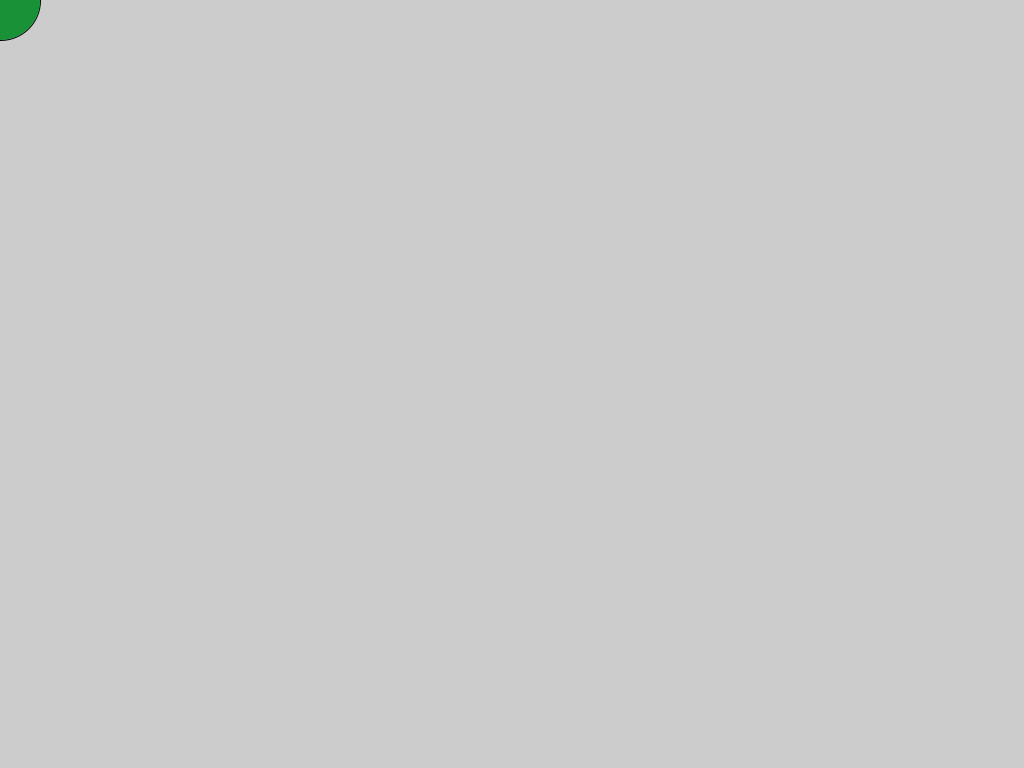
Frame 1 (no input)
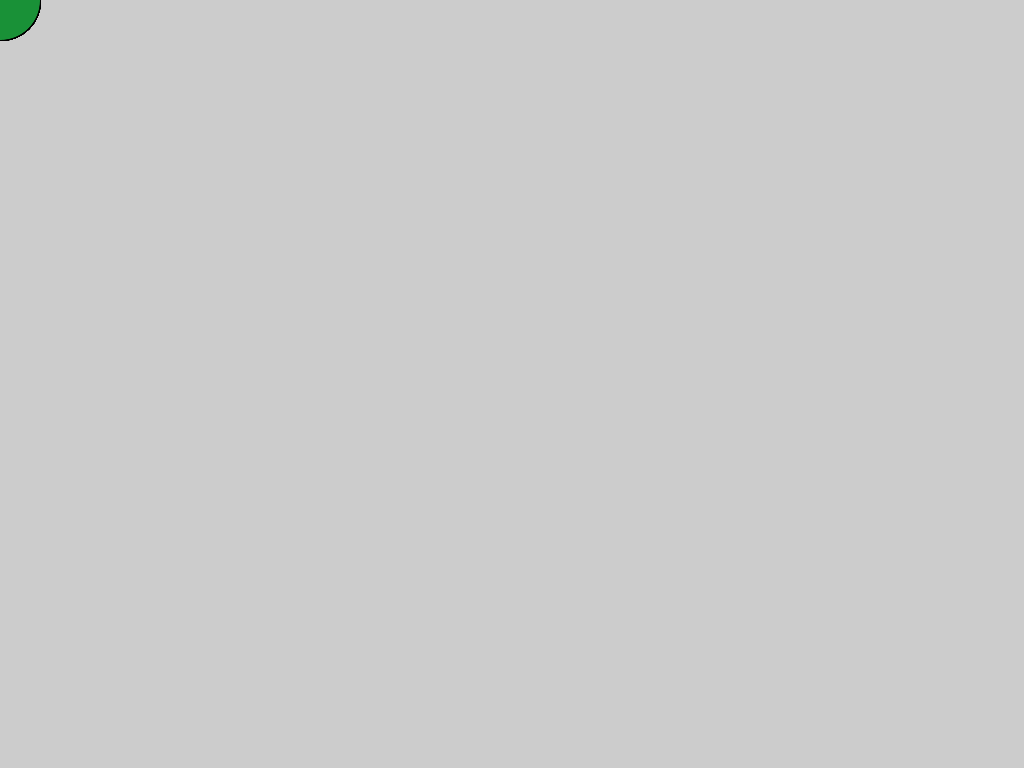
Frame 60 (the mouse pressed at the canvas centre just before this capture)
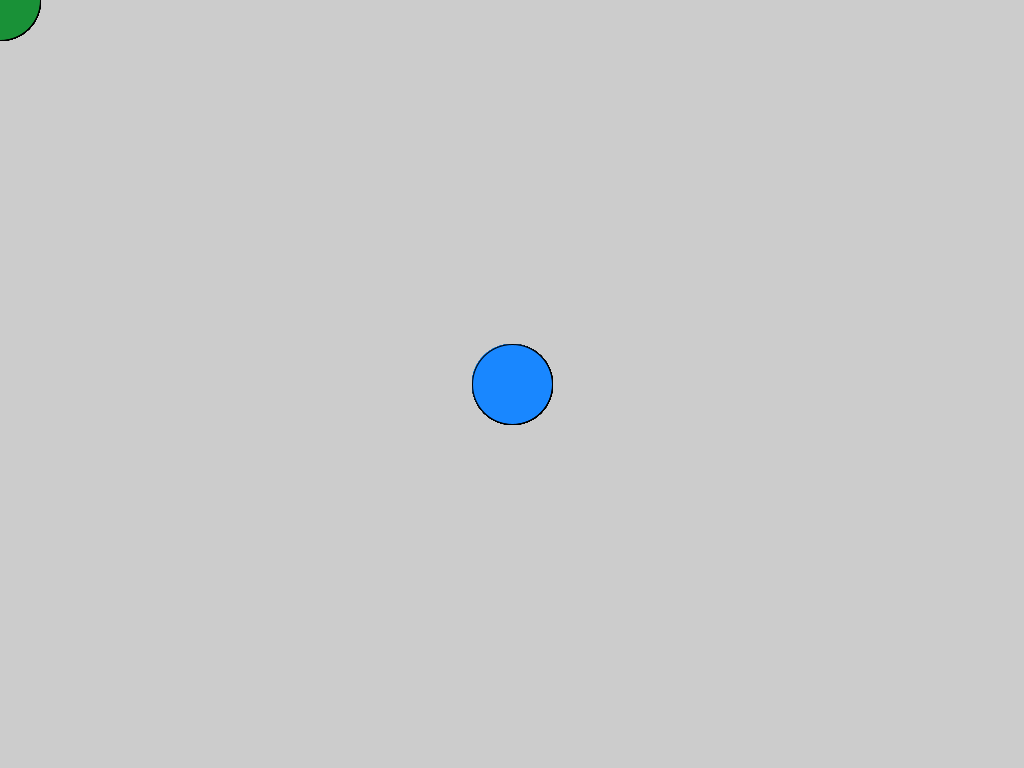
Frame 120 (the mouse held since frame 60 and released just before this capture)

The Processing sketch that drew these frames (run headless with seeded random() and noise(); from frame 60 on, the mouse is pressed at the canvas centre):

// Processing sketch: processing_22301
// ── processing_22301.pde

void setup() {
  size(1024, 768);
  smooth();
}

void draw() {
  if (mousePressed) {
  fill(25,135,255);
  } else {
    fill(25, 145, 55);
  }
  ellipse(mouseX, mouseY, 80, 80);
}

                                
